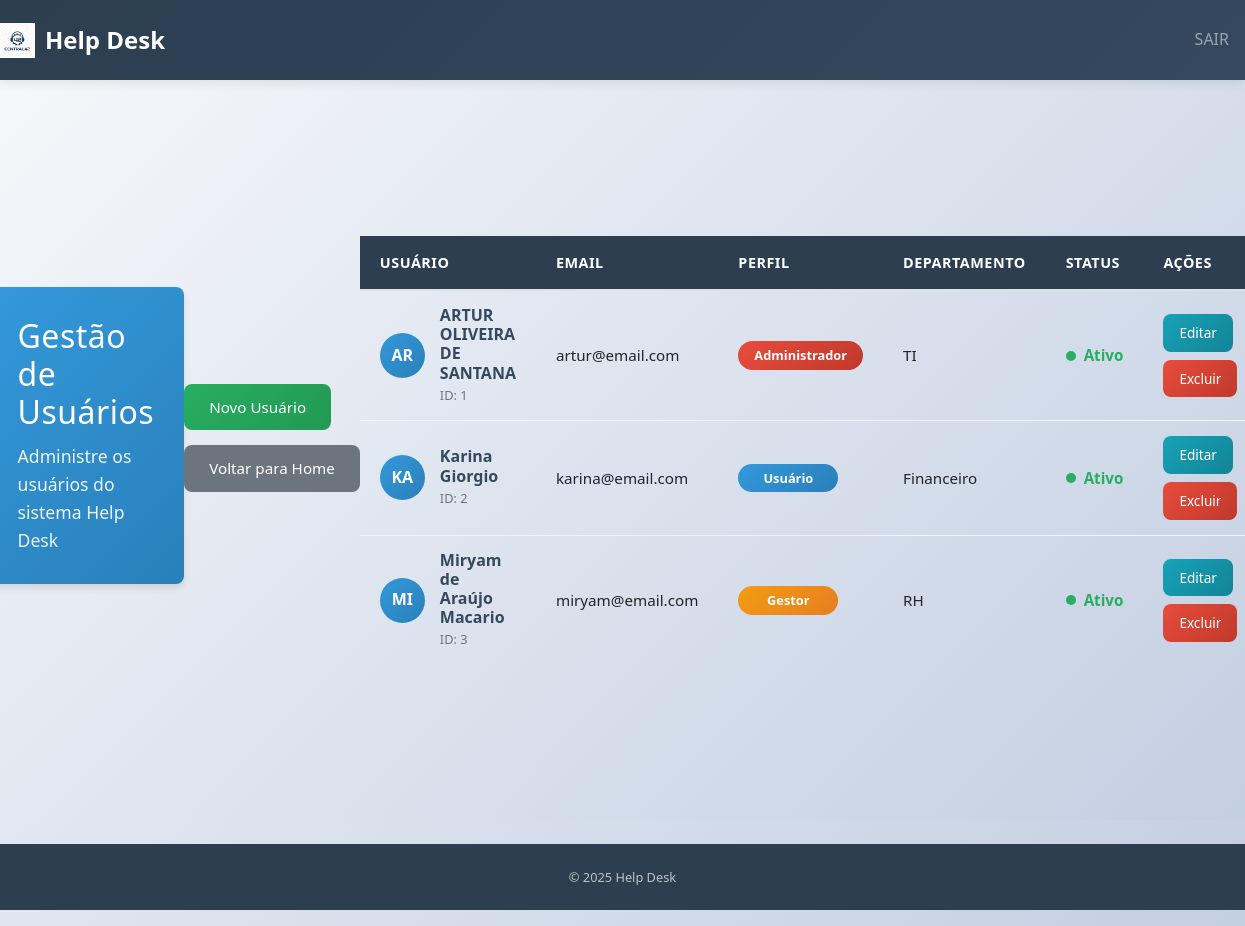
The page /gerenciar_usuarios.php (signed in) on the database its author committed.
### tables this page shows
CREATE TABLE `usuarios` (
  `id_usuario` int(11) NOT NULL,
  `nome` varchar(100) NOT NULL,
  `email` varchar(100) NOT NULL,
  `senha` varchar(255) NOT NULL,
  `id_tipo_usuario` int(11) NOT NULL,
  `id_departamento` int(11) DEFAULT NULL
);

CREATE TABLE `departamentos` (
  `id_departamento` int(11) NOT NULL,
  `nome` varchar(100) NOT NULL
);

### classes/Usuario.php (called while the page is built, shortened)
<?php
class Usuario
{
    public function listarTodos($con)
    {
        try {
            $stmt = $con->prepare("
                SELECT u.id_usuario, u.nome, u.email, u.id_tipo_usuario, u.id_departamento,
                       d.nome as departamento_nome, t.nome_tipo as tipo_nome
                FROM usuarios u
                LEFT JOIN departamentos d ON u.id_departamento = d.id_departamento
                LEFT JOIN tipos_usuario t ON u.id_tipo_usuario = t.id_tipo_usuario
                ORDER BY u.nome
            ");
            $stmt->execute();
            return $stmt->fetchAll(PDO::FETCH_ASSOC);
        } catch (PDOException $e) {
            throw new Exception("Erro ao listar usuários: " . $e->getMessage());
        }
    }
}

### gerenciar_usuarios.php (the view, shortened to what this page needs)
<?php
include "cabecalho_logado.php";
include "con.php";
include "classes/Usuario.php";
$usuarioModelo = new Usuario("", "", "", "", "");
    $usuarios = $usuarioModelo->listarTodos($con);
?>
<main class="management-container">
    <div class="container">
        <div class="page-header">
            <h1 class="page-title">Gestão de Usuários</h1>
            <p class="page-subtitle">Administre os usuários do sistema Help Desk</p>
        </div>
        <div class="actions-container">
            <a href="cadastro.php" class="btn btn-success">
                <i class="fas fa-plus"></i> Novo Usuário
            </a>
            <a href="home.php" class="btn btn-secondary">
                <i class="fas fa-arrow-left"></i> Voltar para Home
            </a>
        </div>
        <div class="table-container">
            <?php if (count($usuarios) > 0){ ?>
                <div class="table-responsive">
                    <table class="table">
                        <thead>
                            <tr>
                                <th>Usuário</th>
                                <th>Email</th>
                                <th>Perfil</th>
                                <th>Departamento</th>
                                <th>Status</th>
                                <th>Ações</th>
                            </tr>
                        </thead>
                        <tbody>
                            <?php foreach ($usuarios as $user){ ?>
                                <tr>
                                    <td>
                                        <div class="user-info">
                                            <div class="user-avatar">
                                                <?php echo strtoupper(substr($user['nome'], 0, 2)); ?>
                                            </div>
                                            <div class="user-details">
                                                <h6><?php echo ($user['nome']); ?></h6>
                                                <small>ID: <?php echo $user['id_usuario']; ?></small>
                                            </div>
                                        </div>
                                    </td>
                                    <td><?php echo ($user['email']); ?></td>
                                    <td>
                                        <?php
                                            $badge_class = '';
                                            $perfil = '';
                                            switch ($user['id_tipo_usuario']) {
                                                case 3:
                                                    $badge_class = 'badge-admin';
                                                    $perfil = 'Administrador';
                                                    break;
                                                case 2:
                                                    $badge_class = 'badge-manager';
                                                    $perfil = 'Gestor';
                                                    break;
                                                case 1:
                                                default:
                                                    $badge_class = 'badge-user';
                                                    $perfil = 'Usuário';
                                                    break;
                                            }
                                        ?>
                                        <span class="badge <?php echo $badge_class; ?>">
                                            <?php echo $perfil; ?>
                                        </span>
                                    </td>
                                    <td><?php echo
                                    ($user['departamento_nome'] ?? 'N/A'); ?></td>
                                    <td>
                                        <span class="status-active">Ativo</span>
                                    </td>
                                    <td>
                                        <div class="action-buttons">
                                            <a href="editar_usuario.php?id=<?php echo $user['id_usuario']; ?>" class="btn-action btn-edit">
                                                Editar
                                            </a>
                                            <a href="gerenciar_usuarios.php?excluir=<?php echo $user['id_usuario']; ?>"
                                               class="btn-action btn-delete"
                                               onclick="return confirm('Tem certeza que deseja excluir o usuário <?php echo htmlspecialchars($user['nome']); ?>?')">
                                                Excluir
                                            </a>
                                        </div>
                                    </td>
                                </tr>
                            <?php }; ?>
                        </tbody>
                    </table>
                </div>
            <?php } ?>
        </div>
    </div>
</main>
<?php include "rodape.php"; ?>

### style.css (style rules this page uses)
:root { --primary-color: #2c3e50; --secondary-color: #3498db; --success-color: #27ae60; --warning-color: #f39c12; --danger-color: #e74c3c; --info-color: #17a2b8; --light-color: #ecf0f1; --dark-color: #34495e; --text-color: #2c3e50; --border-radius: 8px; --box-shadow: 0 4px 6px rgba(0, 0, 0, 0.1); --transition: all 0.3s ease; }
* { margin: 0; padding: 0; box-sizing: border-box; }
body { background: linear-gradient(135deg, #f5f7fa 0%, #c3cfe2 100%); min-height: 100vh; font-family: 'Segoe UI', Tahoma, Geneva, Verdana, sans-serif; line-height: 1.6; }
.container { min-height: calc(100vh - 120px); display: flex; align-items: center; justify-content: center; padding: 20px 0; }
.btn { border-radius: var(--border-radius); padding: 12px 25px; font-weight: 500; transition: var(--transition); border: none; text-decoration: none; display: inline-block; text-align: center; cursor: pointer; font-size: 0.95rem; }
.btn-success { background: linear-gradient(135deg, var(--success-color), #229954); color: white; }
.management-container { min-height: calc(100vh - 120px); background: linear-gradient(135deg, #f5f7fa 0%, #c3cfe2 100%); padding: 30px 0; }
.page-header { background: linear-gradient(135deg, var(--secondary-color), #2980b9); color: white; padding: 30px; border-radius: var(--border-radius); margin-bottom: 30px; box-shadow: var(--box-shadow); }
.page-title { margin: 0; font-weight: 300; font-size: 2rem; letter-spacing: 0.5px; }
.page-subtitle { opacity: 0.9; margin: 10px 0 0 0; font-weight: 300; font-size: 1.1rem; }
.table { margin: 0; width: 100%; border-collapse: collapse; }
.table th { background: var(--primary-color); color: white; border: none; padding: 15px 20px; font-weight: 600; font-size: 0.9rem; text-transform: uppercase; letter-spacing: 0.5px; text-align: left; }
.table td { padding: 15px 20px; vertical-align: middle; border-bottom: 1px solid #f1f3f4; font-size: 0.95rem; }
.table tbody tr:last-child td { border-bottom: none; }
.user-avatar { width: 45px; height: 45px; border-radius: 50%; background: linear-gradient(135deg, var(--secondary-color), #2980b9); display: flex; align-items: center; justify-content: center; color: white; font-weight: bold; font-size: 1rem; flex-shrink: 0; }
.user-info { display: flex; align-items: center; gap: 15px; }
.user-details h6 { margin: 0; font-weight: 600; color: var(--dark-color); font-size: 1rem; }
.user-details small { color: #6c757d; font-size: 0.8rem; display: block; margin-top: 2px; }
.badge { padding: 8px 16px; font-size: 0.8rem; font-weight: 600; border-radius: 20px; color: white; display: inline-block; text-align: center; min-width: 100px; }
.badge-admin { background: linear-gradient(135deg, var(--danger-color), #c0392b); }
.badge-manager { background: linear-gradient(135deg, var(--warning-color), #e67e22); }
.badge-user { background: linear-gradient(135deg, var(--secondary-color), #2980b9); }
.status-active { color: var(--success-color); font-weight: 600; display: flex; align-items: center; gap: 8px; }
.status-active::before { content: ""; width: 10px; height: 10px; background: var(--success-color); border-radius: 50%; display: inline-block; }
.action-buttons { display: flex; gap: 8px; flex-wrap: wrap; }
.btn-action { padding: 8px 16px; font-size: 0.85rem; border-radius: var(--border-radius); border: none; color: white; display: inline-flex; align-items: center; gap: 5px; transition: var(--transition); font-weight: 500; }
.btn-edit { background: linear-gradient(135deg, var(--info-color), #138496); }
.btn-delete { background: linear-gradient(135deg, var(--danger-color), #c0392b); }
.actions-container { display: flex; gap: 15px; margin-bottom: 25px; flex-wrap: wrap; align-items: center; }

### rows shown on the page
usuarios: nome "AR", nome "ARTUR OLIVEIRA DE SANTANA", id_usuario "1", email "artur@email.com", id_tipo_usuario "Administrador", id_departamento.nome "TI"
usuarios: nome "KA", nome "Karina Giorgio", id_usuario "2", email "karina@email.com", id_tipo_usuario "Usuário", id_departamento.nome "Financeiro"
usuarios: nome "MI", nome "Miryam de Araújo Macario", id_usuario "3", email "miryam@email.com", id_tipo_usuario "Gestor", id_departamento.nome "RH"
